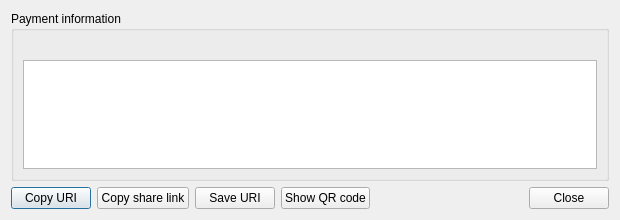
<?xml version="1.0" encoding="UTF-8"?>
<ui version="4.0">
 <class>ShowPaymentRequestDialog</class>
 <widget class="QDialog" name="ShowPaymentRequestDialog">
  <property name="geometry">
   <rect>
    <x>0</x>
    <y>0</y>
    <width>620</width>
    <height>220</height>
   </rect>
  </property>
  <property name="minimumSize">
   <size>
    <width>500</width>
    <height>0</height>
   </size>
  </property>
  <property name="maximumSize">
   <size>
    <width>16777215</width>
    <height>16777215</height>
   </size>
  </property>
  <property name="windowTitle">
   <string>Payment request</string>
  </property>
  <layout class="QVBoxLayout" name="verticalLayout" stretch="1,0">
   <item>
    <widget class="QGroupBox" name="m_paymentRequestContent">
     <property name="title">
      <string>Payment information</string>
     </property>
     <layout class="QGridLayout" name="gridLayout">
      <item row="0" column="0">
       <widget class="QLabel" name="m_recipientStatusLabel">
        <property name="text">
         <string/>
        </property>
        <property name="wordWrap">
         <bool>true</bool>
        </property>
       </widget>
      </item>
      <item row="1" column="0">
       <widget class="QTextBrowser" name="m_paymentRequestUriText">
        <property name="toolTip">
         <string>Click the payment request to open it in this wallet.</string>
        </property>
        <property name="whatsThis">
         <string/>
        </property>
        <property name="readOnly">
         <bool>true</bool>
        </property>
        <property name="openLinks">
         <bool>false</bool>
        </property>
        <property name="openExternalLinks">
         <bool>false</bool>
        </property>
       </widget>
      </item>
     </layout>
    </widget>
   </item>
   <item>
    <layout class="QHBoxLayout" name="horizontalLayout">
     <item>
      <widget class="QPushButton" name="m_copyUriButton">
       <property name="text">
        <string>Copy URI</string>
       </property>
      </widget>
     </item>
     <item>
      <widget class="QPushButton" name="m_copyShareLinkButton">
       <property name="visible">
        <bool>false</bool>
       </property>
       <property name="toolTip">
        <string>Copy a web link that can be shared in chats and opened in a browser.</string>
       </property>
       <property name="text">
        <string>Copy share link</string>
       </property>
      </widget>
     </item>
     <item>
     <widget class="QPushButton" name="m_saveUriButton">
       <property name="text">
        <string>Save URI</string>
       </property>
      </widget>
     </item>
     <item>
      <widget class="QPushButton" name="m_showQrCodeButton">
       <property name="visible">
        <bool>false</bool>
       </property>
       <property name="text">
        <string>Show QR code</string>
       </property>
       <property name="icon">
        <iconset resource="../../resources.qrc">
         <normaloff>:/icons/qrcode</normaloff>:/icons/qrcode</iconset>
       </property>
      </widget>
     </item>
     <item>
      <spacer name="horizontalSpacer">
       <property name="orientation">
        <enum>Qt::Orientation::Horizontal</enum>
       </property>
       <property name="sizeHint" stdset="0">
        <size>
         <width>40</width>
         <height>20</height>
        </size>
       </property>
      </spacer>
     </item>
     <item>
      <widget class="QPushButton" name="m_closeButton">
       <property name="text">
        <string>Close</string>
       </property>
      </widget>
     </item>
    </layout>
   </item>
  </layout>
 </widget>
 <resources>
  <include location="../../resources.qrc"/>
 </resources>
 <connections>
  <connection>
   <sender>m_closeButton</sender>
   <signal>clicked()</signal>
   <receiver>ShowPaymentRequestDialog</receiver>
   <slot>accept()</slot>
   <hints>
    <hint type="sourcelabel">
     <x>538</x>
     <y>285</y>
    </hint>
    <hint type="destinationlabel">
     <x>294</x>
     <y>156</y>
    </hint>
   </hints>
  </connection>
  <connection>
   <sender>m_copyUriButton</sender>
   <signal>clicked()</signal>
   <receiver>ShowPaymentRequestDialog</receiver>
   <slot>copyUri()</slot>
   <hints>
    <hint type="sourcelabel">
     <x>44</x>
     <y>441</y>
    </hint>
    <hint type="destinationlabel">
     <x>159</x>
     <y>231</y>
    </hint>
   </hints>
  </connection>
  <connection>
   <sender>m_saveUriButton</sender>
   <signal>clicked()</signal>
   <receiver>ShowPaymentRequestDialog</receiver>
   <slot>saveUri()</slot>
   <hints>
    <hint type="sourcelabel">
     <x>119</x>
     <y>441</y>
    </hint>
    <hint type="destinationlabel">
     <x>159</x>
     <y>231</y>
    </hint>
   </hints>
  </connection>
 </connections>
 <slots>
  <slot>copyUri()</slot>
  <slot>saveUri()</slot>
 </slots>
</ui>
